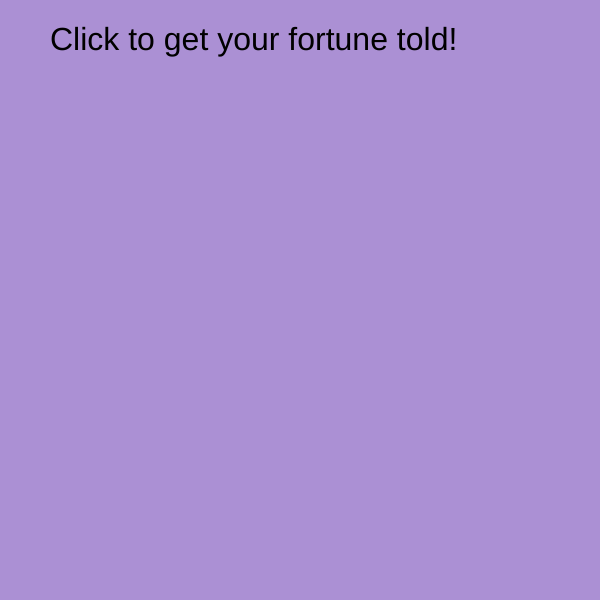
Frame 1 (no input)
Frame 60 (no input): identical to frame 1, image omitted
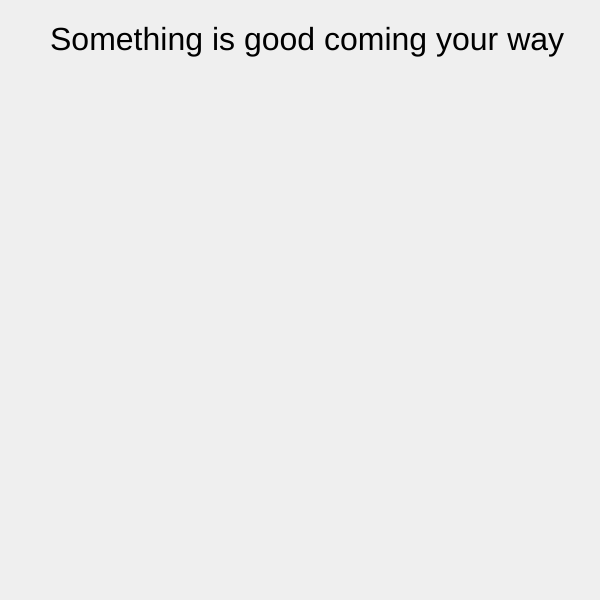
Frame 120 (the mouse pressed at the canvas centre since frame 60)

The p5.js sketch that drew these frames (run headless with seeded random() and noise() and a simulated clock; from frame 60 on, the mouse is pressed at the canvas centre):

// p5.js sketch
// ── sketch.js
//FortuneTeller
let fortunes = [{
  name: "You will have a good day tomorrow",
}, {
  name: "A surprise encounter will happen soon",
}, {
  name: "Something is good coming your way",
}, {
  name: "You are going to pass your classes",
}, {
  name: "You will be hungry again in 3 hours",
}, {
  name: "Wear your favorite color today to avoid bad luck",
}, {
  name: "The pain you feel now will soon pass",
}, {
  name: "You will reconnect with someone soon",
}, {
  name: "You will get a good nights rest",
}, {
  name: "Treat yourself today, reap the results tomorrow",
}, {
  name: "Today 7 is your lucky number",
}];

let randomIndex;

function setup() {
  createCanvas(600, 600);
  background(171, 144, 212);
  textSize(32);

  text("Click to get your fortune told!", 50, 50)

}

function draw() {}


function mousePressed() {
  if (fortunes[0]) {
    background(random(200, 255));
    randomIndex = int(random(fortunes.length));
    text(fortunes[randomIndex].name, 50, 50);
    fortunes.splice(randomIndex, 1);
  } else {
    background(255, 253, 217);
    text("There are no more fortunes for The future is yours to write!", 50, 50)
  }
}
